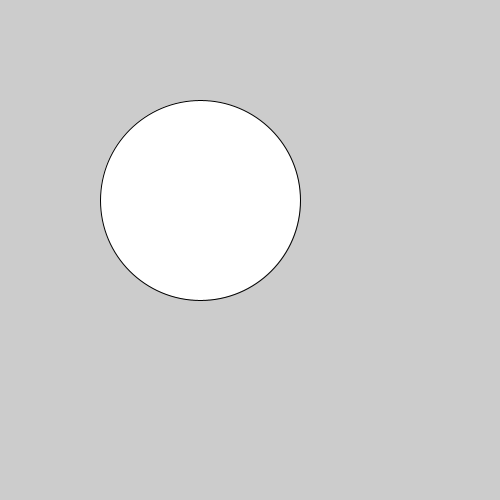
Frame 1 (no input)
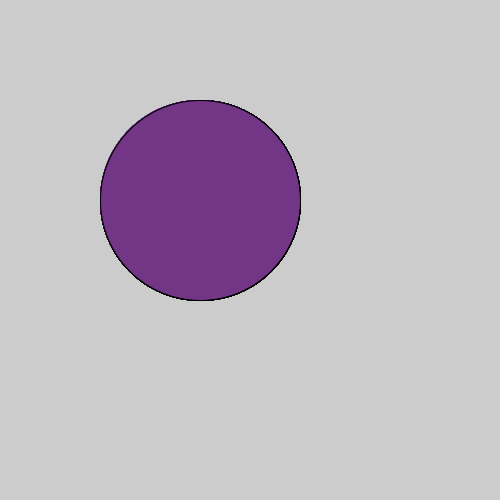
Frame 60 (the mouse pressed at the canvas centre just before this capture)
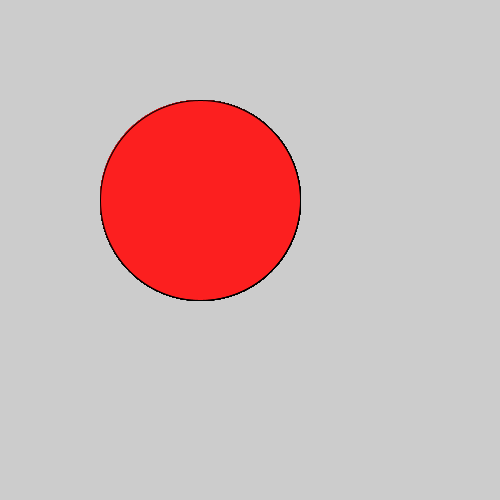
Frame 120 (the mouse held since frame 60 and released just before this capture)

The Processing sketch that drew these frames (run headless with seeded random() and noise(); from frame 60 on, the mouse is pressed at the canvas centre):

// Processing sketch: c_LogicalDot
// ── c_LogicalDot.pde

void setup() {
  
// 1. Set the size of the sketch. Make it 600 pixels square. 
  size (500,500);

}

void draw() {
  
// 2. Draw an ellipse
// Run the program to make sure it works before moving on.
ellipse (200,200,200,200);

// 3. Change the color of the ellipse when the mouse is pressed.
//    Use the following code, but put your colors where indicated
//    Remember to use the   fill()  command to set colors.

if (mousePressed) {
   //  put one color here 
  fill(#FC1F1F);
} else {
  
   // put a different color here
  fill(#733586);
}  
  
  
  
}
